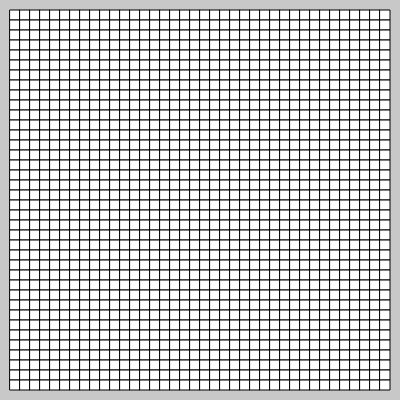
Frame 1 (no input)
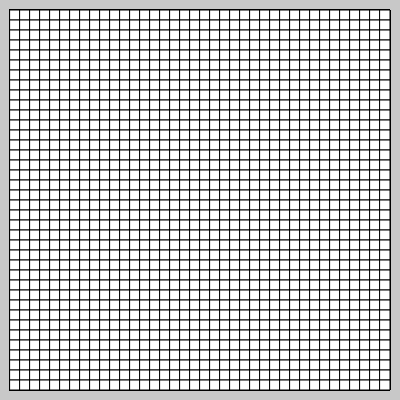
Frame 60 (no input)
Frame 120 (the mouse pressed at the canvas centre since frame 60): identical to frame 60, image omitted

The p5.js sketch that drew these frames (run headless with seeded random() and noise() and a simulated clock; from frame 60 on, the mouse is pressed at the canvas centre):

// p5.js sketch
// ── sketch.js
function setup() {
  createCanvas(400, 400)
  background(200)
}

function draw() {
  var y = 0
  var count = 38
  
for (var o = 0; o < count; o++) {
  y = y + 10
  var x = 10
for (var i = 0; i < count; i++) {
  rect(x, y, 10, 10)
  x = x + 10
}
}
}
